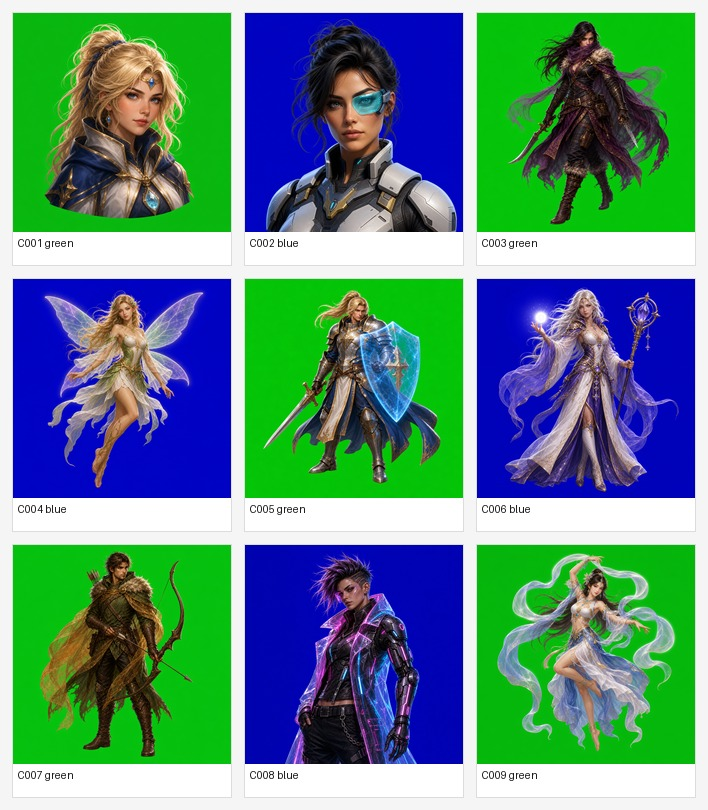
#> input picture samples/corridorkey_semantic/sheets/character_samples_sheet.jpg, 708 x 810 px
$ python -i comfyui_ermbg_matte.py   (imports and definitions only)
#> lines starting #> are read from the running program, lines starting #| are printed output that depends on the picture
### ermbg/settings.py
"""Project configuration helpers."""

from __future__ import annotations

import json
import os
from pathlib import Path
from typing import Any

PROJECT_ROOT = Path(__file__).resolve().parents[1]
CONFIG_PATH = PROJECT_ROOT / "ermbg.config.json"
LOCAL_CONFIG_PATH = PROJECT_ROOT / "ermbg.local.json"
DEFAULT_DIRECT_WORKER_URL = "http://127.0.0.1:7871"
DEFAULT_COMFY_URL = ""


def _deep_merge(base: dict[str, Any], override: dict[str, Any]) -> dict[str, Any]:
    merged = dict(base)
    for key, value in override.items():
        if isinstance(value, dict) and isinstance(merged.get(key), dict):
            merged[key] = _deep_merge(merged[key], value)
        else:
            merged[key] = value
    return merged


def _load_json_config(path: Path) -> dict[str, Any]:
    try:
        raw = json.loads(path.read_text(encoding="utf-8"))
    except FileNotFoundError:
        return {}
    if not isinstance(raw, dict):
        return {}
    return raw


def _load_config() -> dict[str, Any]:
    # Machine-specific service endpoints and Web backend selection live in the
    # ignored local config so switching between Mac/remote/Windows environments
    # does not dirty the tracked default config.
    return _deep_merge(_load_json_config(CONFIG_PATH), _load_json_config(LOCAL_CONFIG_PATH))


# [75 lines left out: functions _configured_direct_worker_values, _direct_worker_endpoint_name, direct_worker_location, get_direct_worker_servers, not called in this run]


def _dotenv_paths() -> tuple[Path, ...]:
    cwd_env = Path.cwd() / ".env"
    project_env = PROJECT_ROOT / ".env"
    if cwd_env == project_env:
        return (project_env,)
    return (cwd_env, project_env)


def read_dotenv_value(name: str) -> str | None:
#> called with name = 'COMFY_URL'
    for env_path in _dotenv_paths():
        if not env_path.exists():
            continue
        for raw_line in env_path.read_text(encoding="utf-8").splitlines():
            line = raw_line.strip()
            if not line or line.startswith("#") or "=" not in line:
                continue
            key, value = line.split("=", 1)
            if key.strip() == name:
                value = value.strip().strip("\"'")
                return value or None
    return None


def _config_value(path: str) -> Any:
#> called with path = 'services.comfy_url'
    value: Any = _load_config()
    for part in path.split("."):
        if not isinstance(value, dict) or part not in value:
            return None
        value = value[part]
    return value


def get_setting(path: str, *, env: str | None = None, default: str = "") -> str:
    if env:
        value = os.environ.get(env) or read_dotenv_value(env)
        if value:
            return value.strip()
    value = _config_value(path)
    if value is None:
        return default
    return str(value).strip()


def get_bool_setting(path: str, *, env: str | None = None, default: bool = False) -> bool:
    raw = get_setting(path, env=env, default="1" if default else "0").lower()
    return raw in {"1", "true", "yes", "on"}


def get_direct_worker_url() -> str:
    return get_setting("services.direct_worker_url", env="ERMBG_DIRECT_URL", default=DEFAULT_DIRECT_WORKER_URL).rstrip("/")


# [27 lines left out: function get_direct_worker_endpoints, not called in this run]


def get_comfy_url() -> str:
    return get_setting("services.comfy_url", env="COMFY_URL", default=DEFAULT_COMFY_URL).rstrip("/")


__all__ = [
    "CONFIG_PATH",
    "DEFAULT_COMFY_URL",
    "DEFAULT_DIRECT_WORKER_URL",
    "LOCAL_CONFIG_PATH",
    "PROJECT_ROOT",
    "direct_worker_location",
    "get_bool_setting",
    "get_comfy_url",
    "get_direct_worker_endpoints",
    "get_direct_worker_servers",
    "get_direct_worker_url",
    "get_setting",
    "read_dotenv_value",
]

### ermbg/probe/comfyui_ermbg_matte.py
"""Run the full ERMBG ComfyUI custom-node workflow remotely."""

from __future__ import annotations

import json
import time
import uuid
from dataclasses import dataclass
from io import BytesIO
from pathlib import Path
from string import Template
from typing import Any

import cv2
import numpy as np
import requests
from PIL import Image

from ermbg.comfy import DEFAULT_COMFY_URL

_DEFAULT_WORKFLOW = Path(__file__).parent / "comfyui_ermbg_matte.json"
_FOREGROUND_NODE = "30"
_ALPHA_NODE = "50"
_RGBA_RGB_NODE = "60"


@dataclass(frozen=True)
class ComfyErmbgMatteResult:
    rgba: np.ndarray
    alpha: np.ndarray
    foreground_srgb: np.ndarray
    debug: dict[str, Any]


class ComfyUIErmbgMatteClient:
    """Submit the ERMBG AutoMatte workflow to a remote ComfyUI server."""

    def __init__(
        self,
        url: str = DEFAULT_COMFY_URL,
        workflow_path: Path | str | None = None,
        timeout: float = 600.0,
        poll_interval: float = 0.25,
        inspect_object_info: bool = False,
    ) -> None:
        self.base_url = url.rstrip("/")
        self.client_id = uuid.uuid4().hex
        self.timeout = timeout
        self.poll_interval = poll_interval
        path = Path(workflow_path) if workflow_path else _DEFAULT_WORKFLOW
        self.workflow_template = json.loads(path.read_text())
        # /object_info is very large on plugin-heavy ComfyUI installs and can
        # keep the server busy even after the client-side timeout fires. The
        # deployed ERMBG node is expected to be modern, so the hot path assumes
        # shadow_mode exists and only inspects the schema when explicitly asked.
        self._automatte_inputs: set[str] | None = None if inspect_object_info else {"shadow_mode"}

    def _post(self, path: str, **kwargs):
        return self._request_with_retry("post", path, **kwargs)

    def _get(self, path: str, **kwargs):
        return self._request_with_retry("get", path, **kwargs)

    # [107 lines left out: functions _request_with_retry, _automatte_supports_input, _upload, _queue, _wait, _download_node_image and 1 more, not called in this run]

    def matte(
        self,
        image_srgb: np.ndarray,
        *,
        matting_model: str = "ZhengPeng7/BiRefNet-matting",
        bg_color: tuple[int, int, int] = (0, 200, 0),
        despill: str | None = None,
        use_keyer: bool | None = None,
        shadow_mode: str = "on",
    ) -> ComfyErmbgMatteResult:
        if image_srgb.dtype != np.uint8 or image_srgb.ndim != 3 or image_srgb.shape[2] != 3:
            raise ValueError("matte() expects HxWx3 sRGB uint8")

        h, w = image_srgb.shape[:2]
        timings: dict[str, float] = {}
        total_start = time.perf_counter()
        prefix = f"ermbg_full_{uuid.uuid4().hex[:8]}"
        step_start = time.perf_counter()
        server_name = self._upload(image_srgb, f"{prefix}.png")
        timings["upload_sec"] = time.perf_counter() - step_start
        workflow = self._render_workflow(
            input_image=server_name,
            matting_model=matting_model,
            bg_color=bg_color,
            despill=despill,
            use_keyer=use_keyer,
            shadow_mode=shadow_mode,
            filename_prefix=prefix,
        )
        if not self._automatte_supports_input("shadow_mode"):
            # Older deployed ERMBG Comfy nodes do not expose shadow_mode. Keep
            # the full remote execution path usable; the server will run its
            # default shadow behavior until the custom node is upgraded.
            workflow["20"]["inputs"].pop("shadow_mode", None)
        step_start = time.perf_counter()
        prompt_id = self._queue(workflow)
        timings["queue_sec"] = time.perf_counter() - step_start
        step_start = time.perf_counter()
        history = self._wait(prompt_id)
        timings["wait_sec"] = time.perf_counter() - step_start
        step_start = time.perf_counter()
        foreground = self._download_node_image(history, _FOREGROUND_NODE, "RGB")
        timings["download_foreground_sec"] = time.perf_counter() - step_start
        step_start = time.perf_counter()
        alpha_rgb = self._download_node_image(history, _ALPHA_NODE, "L")
        timings["download_alpha_sec"] = time.perf_counter() - step_start
        step_start = time.perf_counter()
        try:
            rgba_rgb = self._download_node_image(history, _RGBA_RGB_NODE, "RGB")
            timings["download_rgba_rgb_sec"] = time.perf_counter() - step_start
            rgba_rgb_source = _RGBA_RGB_NODE
        except RuntimeError:
            # Older deployed workflows saved only foreground+alpha. Keep the
            # client compatible, but modern ERMBG nodes separate clean
            # foreground RGB from the shadow-composited RGB used by final RGBA.
            rgba_rgb = foreground
            timings["download_rgba_rgb_sec"] = time.perf_counter() - step_start
            rgba_rgb_source = _FOREGROUND_NODE

        if foreground.shape[:2] != (h, w):
            foreground = cv2.resize(foreground, (w, h), interpolation=cv2.INTER_LANCZOS4)
        if rgba_rgb.shape[:2] != (h, w):
            rgba_rgb = cv2.resize(rgba_rgb, (w, h), interpolation=cv2.INTER_LANCZOS4)
        if alpha_rgb.shape != (h, w):
            alpha_rgb = cv2.resize(alpha_rgb, (w, h), interpolation=cv2.INTER_LINEAR)

        alpha = alpha_rgb.astype(np.float32) / 255.0
        rgba = np.dstack([rgba_rgb, alpha_rgb])
        timings["total_sec"] = time.perf_counter() - total_start
        return ComfyErmbgMatteResult(
            rgba=rgba.astype(np.uint8),
            alpha=np.clip(alpha, 0.0, 1.0).astype(np.float32),
            foreground_srgb=foreground.astype(np.uint8),
            debug={
                "backend": "comfy-ermbg",
                "prompt_id": prompt_id,
                "server_image": server_name,
                "foreground_node": _FOREGROUND_NODE,
                "alpha_node": _ALPHA_NODE,
                "rgba_rgb_node": rgba_rgb_source,
                "timings": timings,
            },
        )


__all__ = ["ComfyErmbgMatteResult", "ComfyUIErmbgMatteClient"]

>>> import cv2
>>> picture = cv2.imread('../../samples/corridorkey_semantic/sheets/character_samples_sheet.jpg', cv2.IMREAD_GRAYSCALE)
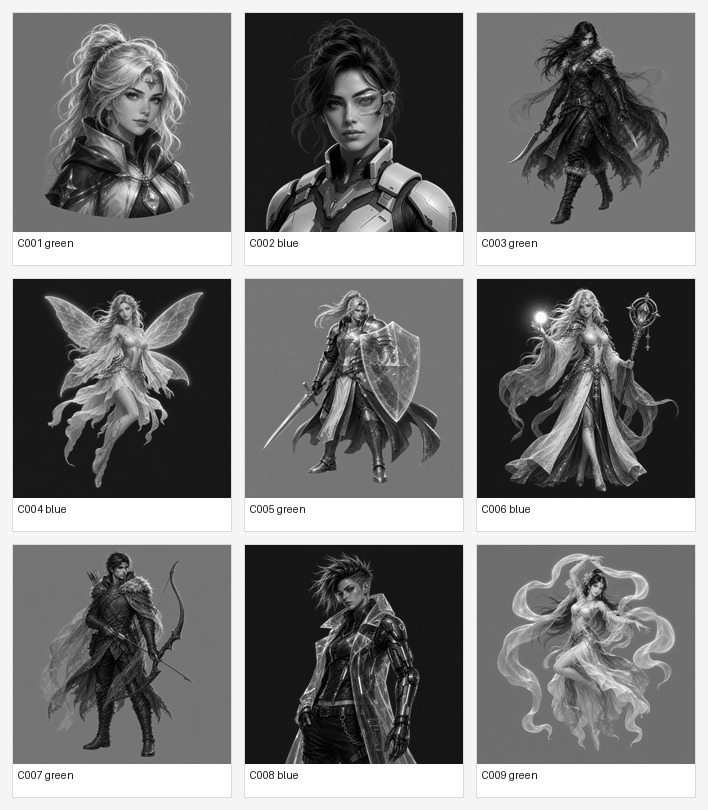
#> picture: shape (810, 708); min 0, max 255, mean 123.4
>>> result = ComfyUIErmbgMatteClient().matte(picture)
#> (reads ermbg/probe/comfyui_ermbg_matte.json from the repository)
#> (the run stopped early here; a loop or call above may not have finished)
